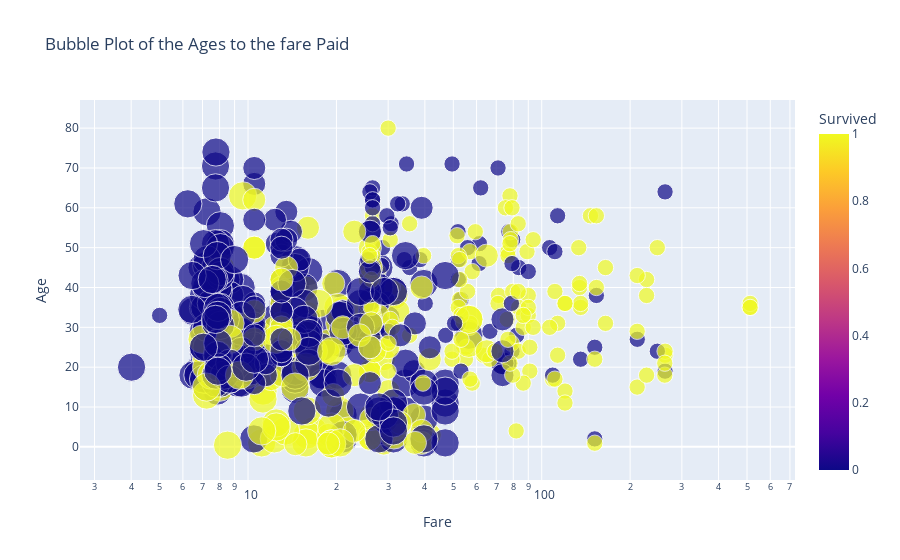

Notebook code for this chart:
### Markdown cell above
## 1.4.7 Plot a bubble plot of the ages to the fare paid by each passenger categorizing whether they survived or not. The size of each bubble should be determined by the passenger class and the name of each individual as the hover name.

### Code cell
#titanic_data[['Survived']] = titanic_data[['Survived']].astype('float64', copy=False)
#plotting the data
fig=px.scatter(titanic,x="Fare",y="Age",color="Survived",size="Pclass",hover_name="Name",log_x=True,title="Bubble Plot of the Ages to the fare Paid")
fig.show()

### Figure 1 — Plotly figure (JSON) as saved in the notebook; plotly's stock layout.template omitted (floating-point values rounded to 4 significant figures; data arrays with more than 128 entries replaced by an {"elided": "..."} marker saying what was removed)
{"data": [{"hovertemplate": "<b>%{hovertext}</b><br><br>Fare=%{x}<br>Age=%{y}<br>Pclass=%{marker.size}<br>Survived=%{marker.color}<extra></extra>", "hovertext": {"elided": "712 str values"}, "legendgroup": "", "marker": {"color": {"elided": "712 int values"}, "coloraxis": "coloraxis", "size": {"elided": "712 int values"}, "sizemode": "area", "sizeref": 0.0075, "symbol": "circle"}, "mode": "markers", "name": "", "orientation": "v", "showlegend": false, "type": "scatter", "x": {"elided": "712 float values"}, "xaxis": "x", "y": {"elided": "712 float values"}, "yaxis": "y"}], "layout": {"coloraxis": {"colorbar": {"title": {"text": "Survived"}}, "colorscale": [[0, "#0d0887"], [0.1111, "#46039f"], [0.2222, "#7201a8"], [0.3333, "#9c179e"], [0.4444, "#bd3786"], [0.5556, "#d8576b"], [0.6667, "#ed7953"], [0.7778, "#fb9f3a"], [0.8889, "#fdca26"], [1, "#f0f921"]]}, "legend": {"itemsizing": "constant", "tracegroupgap": 0}, "title": {"text": "Bubble Plot of the Ages to the fare Paid"}, "xaxis": {"anchor": "y", "domain": [0, 1], "title": {"text": "Fare"}, "type": "log"}, "yaxis": {"anchor": "x", "domain": [0, 1], "title": {"text": "Age"}}}}
